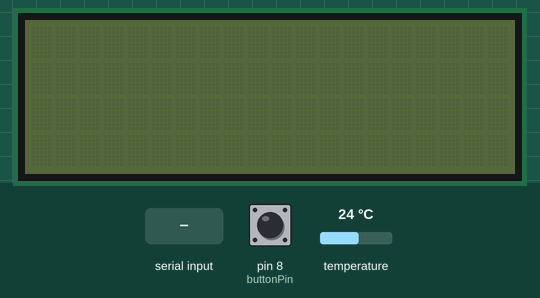
A sketch run on a simulated Arduino Uno, built with avr-gcc and run on an emulated ATmega328P. Parts: 20×4 character LCD. The test bench sets the inputs (shaded band); at power-on: temperature 24 °C, pin 8 (buttonPin) LOW. What the sketch prints to the serial monitor is not drawn.

Above: at 1.2 s.
1.3 s: "1" received over Serial
At 2.9 s:
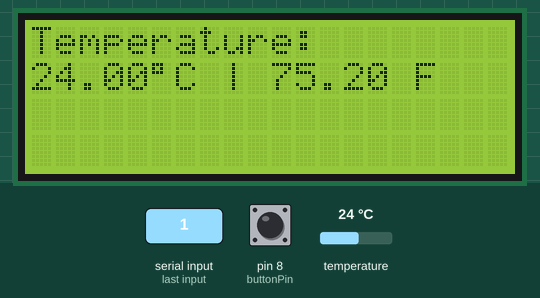
3.2 s: "0" received over Serial
At 4.2 s:
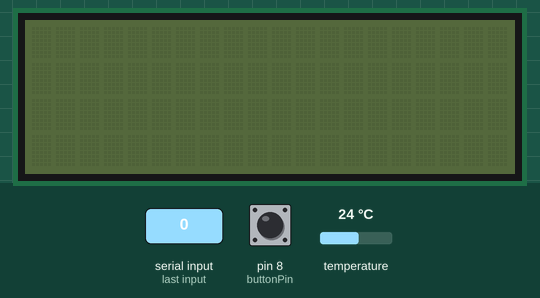
5.0 s: "2" received over Serial
At 6.4 s:
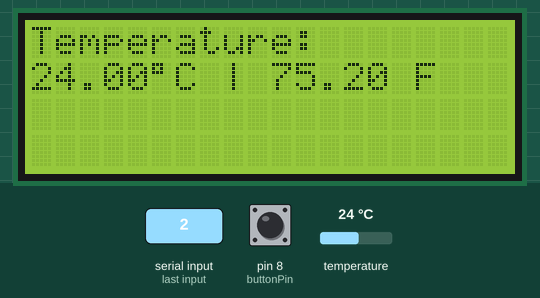
6.7 s: temperature set to 12 °C
At 7.7 s:
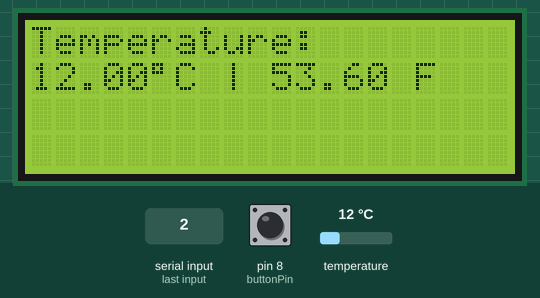
8.5 s: temperature set to 19 °C
At 9.9 s:
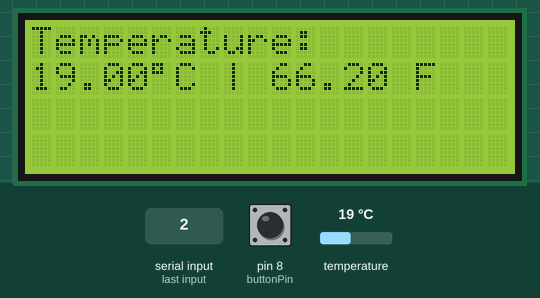
10.3 s: temperature set to 28 °C
At 11.0 s:
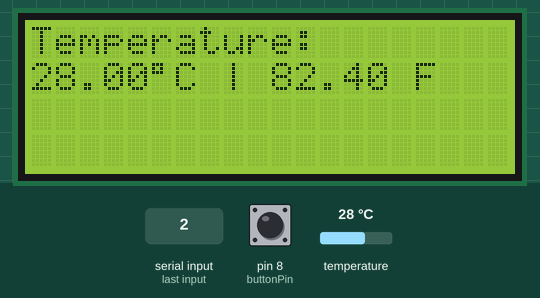
Timing chart, 0 to 13.1 s (numbered marks = the images above; inputs shaded):
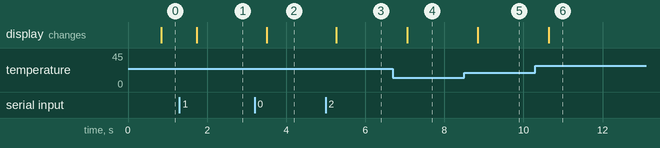

The sketch:

ArduinoFinalL1.ino
```cpp
#include <OneWire.h>
#include <DallasTemperature.h>
#include <Wire.h>
#include <LiquidCrystal_I2C.h>

LiquidCrystal_I2C lcd(0x27, 20, 4);

// Data wire is plugged into port 2 on the Arduino
#define ONE_WIRE_BUS 2 //pin for sensor

// Setup a oneWire instance to communicate with any OneWire devices (not just Maxim/Dallas temperature ICs)
OneWire oneWire(ONE_WIRE_BUS);

// Pass our oneWire reference to Dallas Temperature.
DallasTemperature sensors(&oneWire);

//value that determines if LCD backlight is lit
bool light = 0;
/*
   The setup function. We only start the sensors here
*/
void setup(void)
{
  // start serial port
  Serial.begin(9600);

  // Start up the library
  sensors.begin();
  lcd.init();
  //lcd.backlight();
}

/*
   Main function, get and show the temperature
*/
void loop(void)
{

  const int buttonPin = 8;
  int buttonState = 0;

  // call sensors.requestTemperatures() to issue a global temperature
  // request to all devices on the bus
  //Serial.print("Requesting temperatures...");
  sensors.requestTemperatures(); // Send the command to get temperatures
  //Serial.println("DONE");

  // After we got the temperatures, we can print them here.
  // We use the function ByIndex, and as an example get the temperature from the first sensor only.
  float tempC = sensors.getTempCByIndex(0);


  pinMode(buttonPin,INPUT);

  buttonState = digitalRead(buttonPin);

  /*
   * This block checks to see if there is serial data able to be read in from the PC end.
   * If there is data being sent, then flip the light boolean. We do not need to process the serial further since it is the only
   * incoming data sent over the port.
   */
  if(Serial.available() > 0){
    Serial.read();
     if (light == 0){
      light = 1;
     }
     else if (light == 1){
      light = 0;
     }

  }

  /*
   * If the button is pushed or the light boolean is true
   */
  if (buttonState == HIGH || light) {
   //clear the serial
  Serial.read();
  // Check if reading was successful
  lcd.backlight();
  lcd.display();

  //if the thermometer is dissconnected
  if (tempC != DEVICE_DISCONNECTED_C)
  {
    //Serial.print("Temperature for the device 1 (index 0) is: ");


    lcd.setCursor(0, 0);
    lcd.print("Temperature:");
    lcd.setCursor(0, 1);
    lcd.print(tempC);
    lcd.print((char)223);
    lcd.print("C");
    lcd.print(" | ");
    lcd.print(DallasTemperature::toFahrenheit(tempC));
    lcd.print(" F");

  }
  else
  {
    //Serial.println("Error: Could not read temperature data");
     lcd.clear();
     lcd.setCursor(0, 0);
     lcd.print("Sensor Error ");
     Serial.println("error");
  }
  }
  else if (buttonState == LOW) {
    lcd.noBacklight();
    lcd.noDisplay();
    }

    // Finally encode the rounded temperature in C and attatch the checksum
    int roundedValue = 100 * tempC;
    double rounded = (double)roundedValue/100;
    int check1 = roundedValue %64;

    //Print the data over the serial port (HC-05)
    Serial.print(rounded);
    Serial.print(":");
    Serial.println(check1);
    delay(100);
}
```

Measured:
- after the input at 1.3 s, the display: changes after 0.44 s (image 1)
- after the input at 3.2 s, the display: changes after 0.30 s (image 2)
- after the input at 5.0 s, the display: changes after 0.26 s (image 3)
- after the input at 6.7 s, the display: changes after 0.36 s (image 4)
- after the input at 8.5 s, the display: changes after 0.35 s (image 5)
- after the input at 10.3 s, the display: changes after 0.34 s (image 6)
